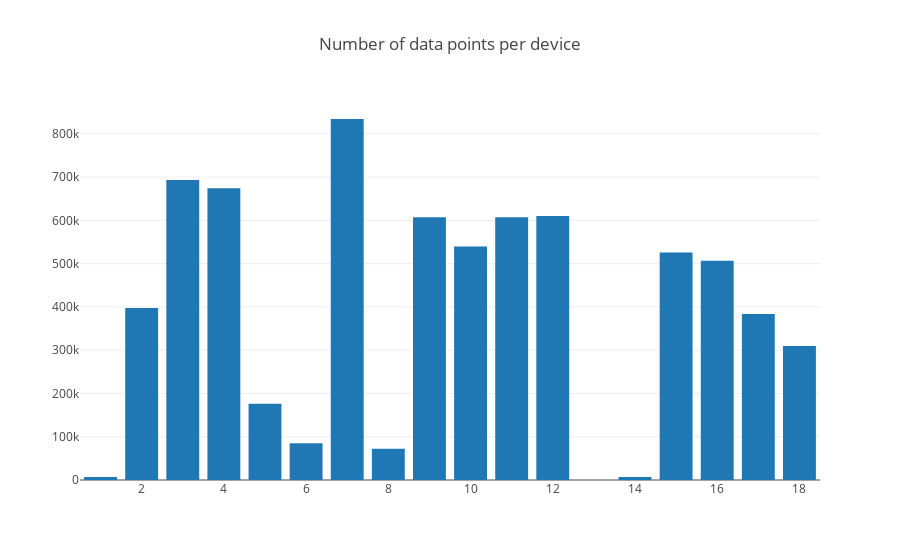

Notebook code cell kept with this figure:
### Markdown cell above
Plotting device numbers and number of data points.

### Code cell
data = [go.Bar(
            x=device_numbers,
            y=ping_counts
    )]

layout = go.Layout(
        barmode='stack',
        title="Number of data points per device"
    )

fig = go.Figure(data=data, layout=layout)
iplot(fig)

### Figure 1 — Plotly figure (JSON) as saved in the notebook; plotly's stock layout.template omitted (floating-point values rounded to 4 significant figures)
{"data": [{"type": "bar", "x": [1, 2, 3, 4, 5, 6, 7, 8, 9, 10, 11, 12, 13, 14, 15, 16, 17, 18], "y": [7025, 397617, 693329, 674108, 175987, 84990, 834192, 72282, 607446, 539314, 607390, 610174, 285, 6905, 525425, 506860, 383682, 309373]}], "layout": {"barmode": "stack", "title": "Number of data points per device"}}
